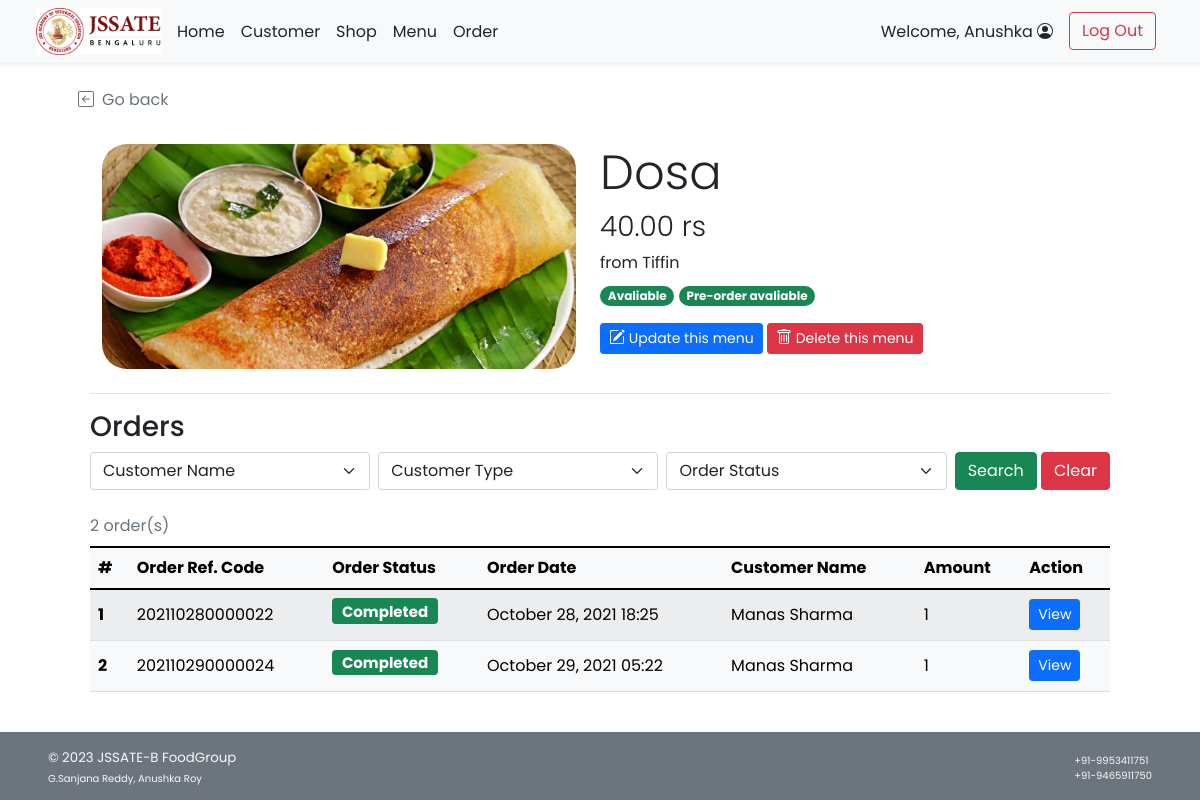
Screenshot of /admin/admin_food_detail.php?f_id=22 (signed in) with the database file from the repository.
### tables this page shows
CREATE TABLE `food` (
  `f_id` int(11) NOT NULL,
  `s_id` int(11) NOT NULL,
  `f_name` varchar(100) NOT NULL,
  `f_price` decimal(6,2) NOT NULL,
  `f_todayavail` tinyint(4) NOT NULL DEFAULT 1 COMMENT 'Food is available to order or not',
  `f_preorderavail` tinyint(4) NOT NULL DEFAULT 1,
  `f_pic` text DEFAULT NULL
);

CREATE TABLE `shop` (
  `s_id` int(11) NOT NULL,
  `s_name` varchar(100) NOT NULL,
  `s_location` varchar(100) NOT NULL,
  `s_openhour` time NOT NULL,
  `s_closehour` time NOT NULL,
  `s_status` tinyint(4) NOT NULL DEFAULT 1 COMMENT 'Shop ready for taking an order or not (True for open, False for close)',
  `s_preorderStatus` tinyint(4) NOT NULL DEFAULT 1 COMMENT 'Shop is ready for tomorrow pre-order or not',
  `s_phoneno` varchar(45) NOT NULL,
  `s_pic` text DEFAULT NULL
);

CREATE TABLE `order_header` (
  `orh_id` int(11) NOT NULL,
  `orh_refcode` varchar(15) DEFAULT NULL,
  `c_id` int(11) NOT NULL,
  `s_id` int(11) NOT NULL,
  `orh_ordertime` timestamp NOT NULL DEFAULT current_timestamp(),
  `orh_pickuptime` datetime NOT NULL,
  `orh_orderstatus` varchar(10) NOT NULL,
  `orh_finishedtime` datetime DEFAULT NULL
);

CREATE TABLE `customer` (
  `c_id` int(11) NOT NULL,
  `c_username` varchar(45) NOT NULL,
  `c_pwd` varchar(45) NOT NULL,
  `c_firstname` varchar(45) NOT NULL,
  `c_lastname` varchar(45) NOT NULL,
  `c_email` varchar(100) NOT NULL,
  `c_gender` varchar(1) NOT NULL COMMENT 'M for Male, F for Female',
  `c_type` varchar(3) NOT NULL COMMENT 'Type of customer in this canteen (STD for student, INS for instructor, STF for staff, GUE for guest, ADM for admin, OTH for other)'
);

CREATE TABLE `order_detail` (
  `ord_id` int(11) NOT NULL,
  `orh_id` int(11) NOT NULL,
  `f_id` int(11) NOT NULL,
  `ord_amount` int(11) NOT NULL,
  `ord_buyprice` decimal(6,2) NOT NULL COMMENT 'To keep the snapshot of selected menu cost at the time of the purchase.',
  `ord_note` text DEFAULT NULL
);

### admin/admin_food_detail.php (the view, shortened to what this page needs)
<!DOCTYPE html>
<html lang="en">
<head>
    <?php
        include("../conn_db.php");
        include('../head.php');
    ?>
    <link href="../css/main.css" rel="stylesheet">
    <link href="../css/menu.css" rel="stylesheet">
</head>
<body class="d-flex flex-column h-100">
    <?php include('nav_header_admin.php')?>
    <?php
        $f_id = $_GET["f_id"];
        $query = "SELECT s.s_id,s.s_name,f.f_name,f.f_price,f.f_todayavail,f.f_preorderavail,f.f_pic
        FROM food f INNER JOIN shop s ON f.s_id = s.s_id WHERE f.f_id = $f_id LIMIT 0,1;";
        $result = $mysqli -> query($query);
        $food_row = $result -> fetch_array();
    ?>
    <div class="container px-5 py-4" id="shop-body">
        <a class="nav nav-item text-decoration-none text-muted mb-2" href="#" onclick="history.back();">
            <i class="bi bi-arrow-left-square me-2"></i>Go back
        </a>
        <div class="container row row-cols-6 row-cols-md-12 g-5 pt-4 mb-4" id="shop-header">
            <div class="rounded-25 col-6" id="shop-img" style="
                    background: url(
                        <?php
                            if(is_null($food_row["f_pic"])){echo "'../img/default.png'";}
                            else{echo "'../img/{$food_row['f_pic']}'";}
                        ?>
                    ) center; height: 225px;
                    background-size: cover; background-repeat: no-repeat;
                    background-position: center;">
            </div>
            <div class="col-6">
                <h1 class="display-5 strong"><?php echo $food_row["f_name"];?></h1>
                <h3 class="fw-light"><?php echo $food_row["f_price"]?> rs</h3>
                <ul class="list-unstyled">
                    <li class=""><?php echo "from ".$food_row["s_name"];?></li>
                    <li class="my-2">
                        <?php
                            if($food_row["f_todayavail"]==1){
                        ?>
                        <span class="badge rounded-pill bg-success">Avaliable</span>
                        <?php }else{ ?>
                        <span class="badge rounded-pill bg-danger">Unavaliable</span>
                        <?php }
                            if($food_row["f_preorderavail"]==1){
                        ?>
                        <span class="badge rounded-pill bg-success">Pre-order avaliable</span>
                        <?php }else{ ?>
                        <span class="badge rounded-pill bg-danger">Pre-order Unavaliable</span>
                        <?php } ?>
                    </li>
                </ul>
        <a class="btn btn-sm btn-primary mt-2 mt-md-0" href="admin_food_edit.php?s_id=<?php echo $food_row["s_id"]?>&f_id=<?php echo $f_id?>">
            Update this menu
        </a>
        <a class="btn btn-sm btn-danger mt-2 mt-md-0" href="admin_food_delete.php?f_id=<?php echo $f_id?>">
            Delete this menu
        </a>
            </div>
        </div>
        <div class="container">
        <h3 class="border-top pt-3 mt-2">Orders</h3>
            <form class="form-floating mb-3" method="GET" action="admin_food_detail.php">
                <div class="row g-2">
                    <div class="col">
                        <select class="form-select" id="c_id" name="c_id">
                            <option selected value="">Customer Name</option>
                            <?php
                                $option_query = "SELECT DISTINCT c.c_id, c.c_firstname,c.c_lastname
                                FROM order_header orh INNER JOIN order_detail ord ON orh.orh_id = ord.orh_id
                                INNER JOIN customer c ON orh.c_id = c.c_id WHERE ord.f_id = {$f_id};";
                                $option_result = $mysqli -> query($option_query);
                                $opt_row = $option_result -> num_rows;
                            ?>
                        </select>
                    </div>
                    <div class="col">
                        <select class="form-select" id="utype" name="ut">
                            <?php if(isset($_GET["search"])){?>
                            <option selected value="">Customer Type</option>
                            <option value="STD" <?php if($_GET["ut"]=="STD"){ echo "selected";}?>>Student</option>
                            <option value="INS" <?php if($_GET["ut"]=="INS"){ echo "selected";}?>>Professor</option>
                            <option value="TAS" <?php if($_GET["ut"]=="TAS"){ echo "selected";}?>>Teaching Assistant</option>
                            <option value="STF" <?php if($_GET["ut"]=="STF"){ echo "selected";}?>>Faculty Staff</option>
                            <option value="GUE" <?php if($_GET["ut"]=="GUE"){ echo "selected";}?>>Visitor</option>
                            <option value="ADM" <?php if($_GET["ut"]=="ADM"){ echo "selected";}?>>Admin</option>
                            <option value="OTH" <?php if($_GET["ut"]=="OTH"){ echo "selected";}?>>Other</option>
                            <?php }else{ ?>
                            <option selected value="">Customer Type</option>
                            <?php } ?>
                        </select>
                    </div>
                    <div class="col">
                        <select class="form-select" id="orderstatus" name="os">
                            <?php if(isset($_GET["search"])){?>
                            <option selected value="">Order Status</option>
                            <option value="ACPT" <?php if($_GET["os"]=="ACPT"){ echo "selected";}?>>Order Accepted</option>
                            <option value="PREP" <?php if($_GET["os"]=="PREP"){ echo "selected";}?>>Order Preparing</option>
                            <option value="RDPK" <?php if($_GET["os"]=="RDPK"){ echo "selected";}?>>Ready for Pick-Up</option>
                            <option value="FNSH" <?php if($_GET["os"]=="FNSH"){ echo "selected";}?>>Order Finished</option>
                            <?php }else{ ?>
                            <option selected value="">Order Status</option>
                            <?php } ?>
                        </select>
                    </div>
                    <div class="col-auto">
                        <button type="submit" name="search" value="1" class="btn btn-success"
                        <?php if($opt_row==0){echo "disabled";} ?>>Search</button>
                        <button type="reset" class="btn btn-danger"
                            onclick="javascript: window.location='admin_food_detail.php?f_id=<?php echo $f_id?>'">Clear</button>
                    </div>
                </div>
            </form>
        </div>
        <?php
            if(isset($_GET["search"])){
                if($_GET["c_id"]!=''){ $cid_clause = " AND orh.c_id = '{$_GET['c_id']}';"; }else{ $cid_clause = ";";}
                $query = "SELECT orh.orh_id,orh.orh_refcode,orh.orh_ordertime,c.c_firstname,c.c_lastname,orh.orh_orderstatus,ord.ord_amount
                FROM order_header orh INNER JOIN order_detail ord ON orh.orh_id = ord.orh_id INNER JOIN customer c ON orh.c_id = c.c_id
                WHERE ord.f_id = {$f_id} AND c.c_type LIKE '%{$_GET['ut']}%' AND orh.orh_orderstatus LIKE '%{$_GET['os']}%'".$cid_clause;
            }else{
                $query = "SELECT orh.orh_id,orh.orh_refcode,orh.orh_ordertime,c.c_firstname,c.c_lastname,orh.orh_orderstatus,ord.ord_amount
                FROM order_header orh INNER JOIN order_detail ord ON orh.orh_id = ord.orh_id
                INNER JOIN customer c ON orh.c_id = c.c_id WHERE ord.f_id = {$f_id};";
            }
            $result = $mysqli -> query($query);
            $numrow = $result -> num_rows;
            if($numrow > 0){
        ?>
        <div class="container align-items-stretch">
            <div class="table-responsive">
            <table class="table rounded-5 table-light table-striped table-hover align-middle caption-top mb-3">
                <caption><?php echo $numrow;?> order(s) <?php if(isset($_GET["search"])){?><br /><a
                        Result</a><?php } ?></caption>
                <thead class="bg-light">
                    <tr>
                        <th scope="col">#</th>
                        <th scope="col">Order Ref. Code</th>
                        <th scope="col">Order Status</th>
                        <th scope="col">Order Date</th>
                        <th scope="col">Customer Name</th>
                        <th scope="col">Amount</th>
                        <th scope="col">Action</th>
                    </tr>
                </thead>
                <tbody>
                    <?php $i=1; while($row = $result -> fetch_array()){ ?>
                    <tr>
                        <th><?php echo $i++;?></th>
                        <td><?php echo $row["orh_refcode"];?></td>
                        <td>
                            <?php if($row["orh_orderstatus"]=="ACPT"){ ?>
                                <h5><span class="fw-bold badge bg-info text-dark">Accepted</span></h5>
                            <?php }else if($row["orh_orderstatus"]=="PREP"){ ?>
                                <h5><span class="fw-bold badge bg-warning text-dark">Preparing</span></h5>
                            <?php }else if($row["orh_orderstatus"]=="RDPK"){ ?>
                                <h5><span class="fw-bold badge bg-primary text-white">Ready to pick up</span></h5>
                            <?php }else if($row["orh_orderstatus"]=="FNSH"){?>
                                <h5><span class="fw-bold badge bg-success text-white">Completed</span></h5>
                            <?php } ?>
                        </td>
                        <td><?php
                        $order_time = (new Datetime($row["orh_ordertime"])) -> format("F j, Y H:i");
                        echo $order_time;
                        ?></td>
                        <td><?php echo $row["c_firstname"]." ".$row["c_lastname"];?></td>
                        <td><?php echo $row["ord_amount"];?></td>
                        <td><a href="admin_order_detail.php?orh_id=<?php echo $row["orh_id"]?>" class="btn btn-sm btn-primary">View</a></td>
                    </tr>
                    <?php } ?>
                </tbody>
            </table>
        </div>
        </div>
        <?php } ?>
    </div>
    <footer
        class="footer d-flex flex-wrap justify-content-between align-items-center px-5 py-3 mt-auto bg-secondary text-light">
        <span class="smaller-font">&copy; 2023 JSSATE-B FoodGroup <br /><span class="xsmall-font">G.Sanjana Reddy, Anushka Roy</span></span>
        <span class="xsmall-font"> +91-9953411751 <br /><span class="xsmall-font">+91-9465911750</span></span>
    </footer>
</body>
</html>

### css/main.css (style rules this page uses)
html { height: 100%; }
body { height: 100%; padding-top: 4rem; margin-bottom: -50px; font-family: 'Poppins', 'Noto Sans Thai', sans-serif; }
a { cursor: pointer; }
.bi { vertical-align: -.125em; fill: currentColor; }
.text-white { color: white; }
.smaller-font { font-size: smaller; }
.xsmall-font { font-size: x-small; }
.rounded-25 { border-radius: 25px; }

### css/menu.css (style rules this page uses)
html, body { height: 100%; }

### rows the page displays
food: f_pic (picture), f_name "Dosa", f_price "40.00", s.s_name "Tiffin"
order_header: orh_refcode "202110280000022", orh_orderstatus "Completed", orh_ordertime "October 28, 2021 18:25", c.c_firstname "Manas", c.c_lastname "Sharma", order_detail.ord_amount "1"
order_header: orh_refcode "202110290000024", orh_orderstatus "Completed", orh_ordertime "October 29, 2021 05:22", c.c_firstname "Manas", c.c_lastname "Sharma", order_detail.ord_amount "1"

### other values shown
$_SESSION['firstname'] "Anushka"
$numrow "2"
